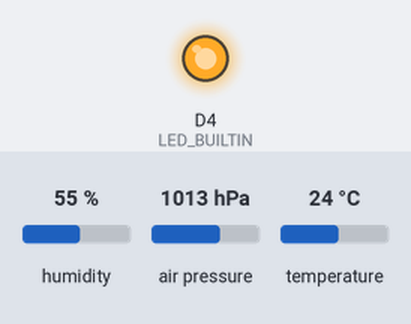
The sketch below on a simulated ESP8266 (NodeMCU). On the bench: output pins drawn as LEDs (lit = HIGH, except the on-board LED, lit = LOW). The test bench sets the inputs (shaded band); at power-on: humidity 55 %, air pressure 1013 hPa, temperature 24 °C. WiFi joins after 1.5 s; servers stay silent unless stated; uploads are accepted with an empty reply; not simulated (calls return 0 or success): wificred.h; what the sketch prints to the serial monitor is not drawn. At 2.3 s the program puts the board to deep sleep or switches it off; the recording ends there.

Above: at 0.0 s.
At 1.5 s:
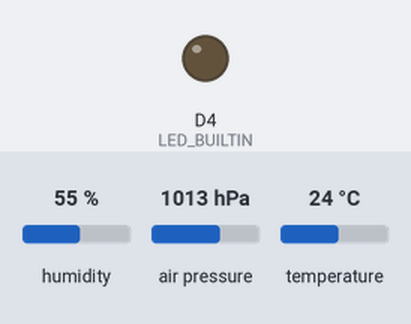
Timing chart, 0 to 2.3 s (numbered marks = the images above):
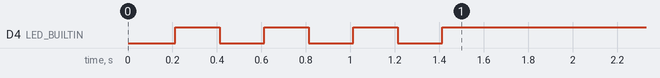

The sketch:

TempSensor.ino
```cpp
#include "DHT.h"
#define DHTPIN D3        // what digital pin the DHT22 is conected to
#define DHTTYPE DHT22   // there are multiple kinds of DHT sensors
DHT dht(DHTPIN, DHTTYPE);

#include <ESP8266WiFi.h>
#include <ESP8266HTTPClient.h>

WiFiClient client;

//#define WLAN_SSID       ""
//#define WLAN_PASS       ""
#include <wificred.h>

#include <Wire.h>
#include <BMP180I2C.h>
#define I2C_ADDRESS 0x77
//create an BMP180 object using the I2C interface
BMP180I2C bmp180(I2C_ADDRESS);
bool bmp180_found = false;

//#define DEBUG
void setup() {
  pinMode(LED_BUILTIN, OUTPUT);

  Serial.begin(115200);
  delay(10);

  Serial.print("\n\nSketch:   ");   Serial.println(__FILE__);
  Serial.print("Uploaded: ");   Serial.println(__DATE__);

  Serial.print("Connecting to ");
  Serial.println(WLAN_SSID);

  WiFi.begin(WLAN_SSID, WLAN_PASS);
  while (WiFi.status() != WL_CONNECTED) {
    digitalWrite(LED_BUILTIN, LOW);
    delay(200);
    Serial.print(".");
    digitalWrite(LED_BUILTIN, HIGH);
    delay(200);
  }
  Serial.println();

  dht.begin();
  digitalWrite(LED_BUILTIN, HIGH);

  Serial.println("WiFi connected");
  Serial.println("IP address: "); Serial.println(WiFi.localIP());


  Wire.begin();

  //begin() initializes the interface, checks the sensor ID and reads the calibration parameters.
  if (!bmp180.begin())
  {
    Serial.println("begin() failed. check your BMP180 Interface and I2C Address.");

  }
  else
  {
    bmp180_found = true;
  }

  if (bmp180_found)
  {
    bmp180.resetToDefaults();
    bmp180.setSamplingMode(BMP180MI::MODE_UHR);
  }
}


void loop() {
  float tmp = 0.0;
  float pressure = 0.0;
  if (bmp180_found)
  {
    fromBMP(pressure, tmp);
    delay(100);
    fromBMP(pressure, tmp);
    /*
      Serial.print("\nBMP180 Temperature: ");
      Serial.println(tmp);
      Serial.print("\nBMP180 Pressure: ");
      Serial.println(pressure);
    */
  }

  float t = dht.readTemperature();
  if (isnan(t) == false)
  {
    Serial.print("Temperature : ");
    Serial.println(t);

  }
  String temperature = "temp=" + String(tmp);
  String prs =  "&pressure=" + String(pressure);


  HTTPClient http;

  Serial.print("[HTTP] begin...\n");
  String url("http://www.polvott.net/iot/met.cgi?" + temperature + prs);
  Serial.printf("[HTTP] url : %s\n", url.c_str());
  if (http.begin(client, url ))
  {
    Serial.print("[HTTP] GET...\n");
    // start connection and send HTTP header
#ifdef DEBUG
    int httpCode = HTTP_CODE_NOT_FOUND;
#else
    int httpCode = http.GET();
#endif

    // httpCode will be negative on error
    if (httpCode > 0) {
      // HTTP header has been send and Server response header has been handled
      Serial.printf("[HTTP] GET... code: %d\n", httpCode);

      // file found at server
      if (httpCode == HTTP_CODE_OK || httpCode == HTTP_CODE_MOVED_PERMANENTLY) {
        String payload = http.getString();
        Serial.println(payload);
      }
    } else {
      Serial.printf("[HTTP] GET... failed, error: %s\n", http.errorToString(httpCode).c_str());
    }

    http.end();
  } else {
    Serial.printf("[HTTP} Unable to connect\n");
  }


  Serial.println("Going to sleep...");
#ifdef DEBUG
  delay(1000);
#else
  ESP.deepSleep(10 * 60e6);
  delay(10000);
#endif

}

void fromBMP(float &pressure, float &temperature)
{
  if (!bmp180.measureTemperature())
  {
    Serial.println("could not start temperature measurement, is a measurement already running?");
    return;
  }
  do
  {
    delay(100);
  } while (!bmp180.hasValue());

  temperature = bmp180.getTemperature();
  if (!bmp180.measurePressure())
  {
    Serial.println("could not start perssure measurement, is a measurement already running?");
    return;
  }

  do
  {
    delay(100);
  } while (!bmp180.hasValue());

  pressure = bmp180.getPressure() * 0.01;
}
```
